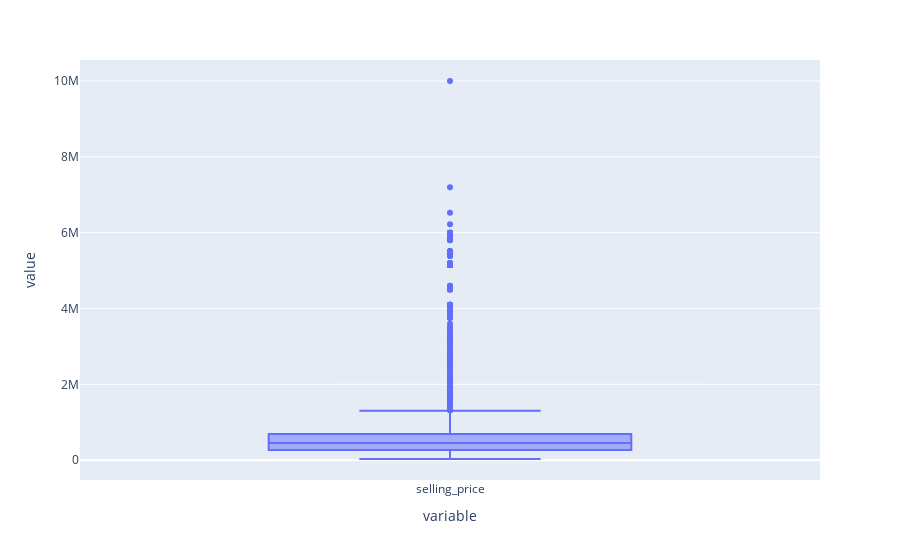

Source (notebook cell):
### Code cell
pltx.box(df.selling_price)

### Figure 1 — Plotly figure (JSON) as saved in the notebook; plotly's stock layout.template omitted (floating-point values rounded to 4 significant figures; data arrays with more than 128 entries replaced by an {"elided": "..."} marker saying what was removed)
{"data": [{"alignmentgroup": "True", "hovertemplate": "variable=%{x}<br>value=%{y}<extra></extra>", "legendgroup": "", "marker": {"color": "#636efa"}, "name": "", "notched": false, "offsetgroup": "", "orientation": "v", "showlegend": false, "type": "box", "x": {"elided": "7906 str values"}, "x0": " ", "xaxis": "x", "y": {"elided": "7906 int values"}, "y0": " ", "yaxis": "y"}], "layout": {"boxmode": "group", "legend": {"tracegroupgap": 0}, "margin": {"t": 60}, "xaxis": {"anchor": "y", "domain": [0, 1], "title": {"text": "variable"}}, "yaxis": {"anchor": "x", "domain": [0, 1], "title": {"text": "value"}}}}
